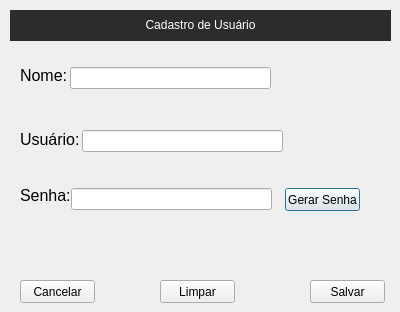
<?xml version="1.0" encoding="UTF-8"?>
<ui version="4.0">
 <class>Dialog</class>
 <widget class="QDialog" name="Dialog">
  <property name="geometry">
   <rect>
    <x>0</x>
    <y>0</y>
    <width>400</width>
    <height>312</height>
   </rect>
  </property>
  <property name="windowTitle">
   <string>Dialog</string>
  </property>
  <widget class="QLabel" name="label">
   <property name="geometry">
    <rect>
     <x>10</x>
     <y>10</y>
     <width>381</width>
     <height>31</height>
    </rect>
   </property>
   <property name="styleSheet">
    <string notr="true">background-color: rgb(44, 44, 44);</string>
   </property>
   <property name="text">
    <string>&lt;html&gt;&lt;head/&gt;&lt;body&gt;&lt;p align=&quot;center&quot;&gt;&lt;span style=&quot; color:#ffffff;&quot;&gt;Cadastro de Usuário&lt;/span&gt;&lt;/p&gt;&lt;/body&gt;&lt;/html&gt;</string>
   </property>
  </widget>
  <widget class="QLabel" name="label_2">
   <property name="geometry">
    <rect>
     <x>20</x>
     <y>60</y>
     <width>51</width>
     <height>31</height>
    </rect>
   </property>
   <property name="text">
    <string>&lt;html&gt;&lt;head/&gt;&lt;body&gt;&lt;p&gt;&lt;span style=&quot; font-size:12pt;&quot;&gt;Nome: &lt;/span&gt;&lt;/p&gt;&lt;/body&gt;&lt;/html&gt;</string>
   </property>
  </widget>
  <widget class="QLabel" name="label_3">
   <property name="geometry">
    <rect>
     <x>20</x>
     <y>129</y>
     <width>61</width>
     <height>21</height>
    </rect>
   </property>
   <property name="text">
    <string>&lt;html&gt;&lt;head/&gt;&lt;body&gt;&lt;p&gt;&lt;span style=&quot; font-size:12pt;&quot;&gt;Usuário: &lt;/span&gt;&lt;/p&gt;&lt;/body&gt;&lt;/html&gt;</string>
   </property>
  </widget>
  <widget class="QLabel" name="label_4">
   <property name="geometry">
    <rect>
     <x>20</x>
     <y>180</y>
     <width>51</width>
     <height>31</height>
    </rect>
   </property>
   <property name="text">
    <string>&lt;html&gt;&lt;head/&gt;&lt;body&gt;&lt;p&gt;&lt;span style=&quot; font-size:12pt;&quot;&gt;Senha:&lt;/span&gt;&lt;/p&gt;&lt;/body&gt;&lt;/html&gt;</string>
   </property>
  </widget>
  <widget class="QPushButton" name="gerarSenha">
   <property name="geometry">
    <rect>
     <x>285</x>
     <y>188</y>
     <width>75</width>
     <height>23</height>
    </rect>
   </property>
   <property name="focusPolicy">
    <enum>Qt::StrongFocus</enum>
   </property>
   <property name="text">
    <string>Gerar Senha</string>
   </property>
  </widget>
  <widget class="QLineEdit" name="senhaCad">
   <property name="enabled">
    <bool>true</bool>
   </property>
   <property name="geometry">
    <rect>
     <x>71</x>
     <y>188</y>
     <width>201</width>
     <height>22</height>
    </rect>
   </property>
   <property name="font">
    <font>
     <pointsize>12</pointsize>
    </font>
   </property>
  </widget>
  <widget class="QLineEdit" name="usuarioCad">
   <property name="enabled">
    <bool>true</bool>
   </property>
   <property name="geometry">
    <rect>
     <x>82</x>
     <y>130</y>
     <width>201</width>
     <height>22</height>
    </rect>
   </property>
   <property name="font">
    <font>
     <pointsize>12</pointsize>
    </font>
   </property>
  </widget>
  <widget class="QLineEdit" name="nome">
   <property name="enabled">
    <bool>true</bool>
   </property>
   <property name="geometry">
    <rect>
     <x>70</x>
     <y>67</y>
     <width>201</width>
     <height>22</height>
    </rect>
   </property>
   <property name="font">
    <font>
     <pointsize>12</pointsize>
    </font>
   </property>
   <property name="focusPolicy">
    <enum>Qt::StrongFocus</enum>
   </property>
   <property name="echoMode">
    <enum>QLineEdit::Normal</enum>
   </property>
  </widget>
  <widget class="QPushButton" name="slavarCad">
   <property name="geometry">
    <rect>
     <x>310</x>
     <y>280</y>
     <width>75</width>
     <height>23</height>
    </rect>
   </property>
   <property name="focusPolicy">
    <enum>Qt::WheelFocus</enum>
   </property>
   <property name="text">
    <string>Salvar</string>
   </property>
  </widget>
  <widget class="QPushButton" name="cancelarCad">
   <property name="geometry">
    <rect>
     <x>20</x>
     <y>280</y>
     <width>75</width>
     <height>23</height>
    </rect>
   </property>
   <property name="focusPolicy">
    <enum>Qt::WheelFocus</enum>
   </property>
   <property name="text">
    <string>Cancelar</string>
   </property>
  </widget>
  <widget class="QPushButton" name="limparCad">
   <property name="geometry">
    <rect>
     <x>160</x>
     <y>280</y>
     <width>75</width>
     <height>23</height>
    </rect>
   </property>
   <property name="focusPolicy">
    <enum>Qt::WheelFocus</enum>
   </property>
   <property name="text">
    <string>Limpar</string>
   </property>
  </widget>
 </widget>
 <resources/>
 <connections/>
</ui>
